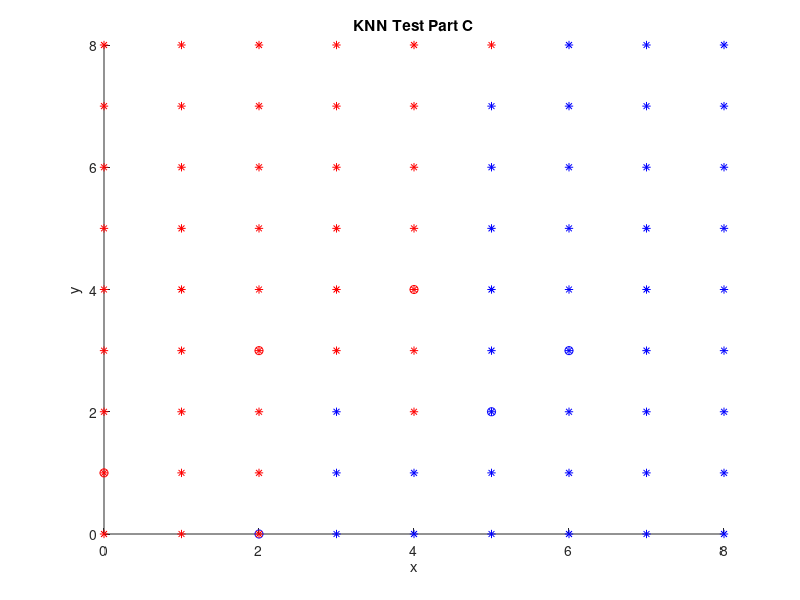

MATLAB code for this plot:
function KNN
%Function classifies points as red or blue using the 3-Nearest Neighbor
%algorithm. 

redx = [0 2 4];
redy = [1 3 4];
bluex = [2 5 6];
bluey = [0 2 3];

figure
hold on
title('KNN Test Part C')
xlabel('x')
ylabel('y')

for rx = 1 : length(redx)
    plot(redx(rx),redy(rx), 'ro')
    plot(bluex(rx),bluey(rx), 'bo')
end

for x = 0 : 8
    for y = 0 : 8
        nearcol = [0 0 0]; % 0 represents blue, 1 red check for total
        mindist = [inf inf inf];
        for data = 1 : length(redx)
            reddist = sqrt((x-redx(data))^2 + (y - redy(data))^2);
            bluedist = sqrt((x-bluex(data))^2 + (y - bluey(data))^2);
            if reddist < mindist(1) || equality(reddist, mindist(1))
                nearcol = [1 nearcol(1) nearcol(2)];
                mindist = [reddist mindist(1) mindist(2)];
            elseif reddist < mindist(2) || equality(reddist, mindist(2))
                nearcol = [nearcol(1) 1 nearcol(2)];
                mindist = [mindist(1) reddist mindist(2)];
            elseif reddist < mindist(3) || equality(reddist, mindist(3))
                nearcol = [nearcol(1) nearcol(2) 1];
                mindist = [mindist(1) mindist(2) reddist];
            end
            if bluedist < mindist(1) || equality(bluedist, mindist(1))
                nearcol = [0 nearcol(1) nearcol(2)];
                mindist = [bluedist mindist(1) mindist(2)];
            elseif bluedist < mindist(2) || equality(bluedist, mindist(2))
                nearcol = [nearcol(1) 0 nearcol(2)];
                mindist = [mindist(1) bluedist mindist(2)];
            elseif bluedist < mindist(3) || equality(bluedist, mindist(1))
                nearcol = [nearcol(1) nearcol(2) 0];
                mindist = [mindist(1) mindist(2) bluedist];
            end
        end
        total = sum(nearcol);
        if total >= 2
            col = 'r*';
        else
            col = 'b*';
        end
        plot(x,y,col)
    end
end

%%%%%%%%%%%%%%%%%%%%%%%%%%%%%%%%%%%%%%%%%%%%%%%%%%%%%%%%%%%%%%%%%%%%%%%%

function [tf] = equality(dist1, dist2)
% checks to see if the two numbers are equal
% if the are equal, randomly decides if it should be counted as higher
    if dist1 == dist2
        a = rand;
        if a > .5
            tf = 0;
        else 
            tf = 1;
        end
    else 
        tf = 0;
    end
